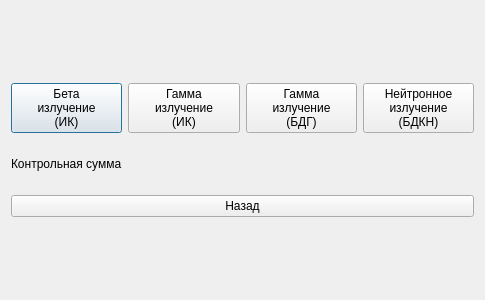
<?xml version="1.0" encoding="UTF-8"?>
<ui version="4.0">
 <class>Settings_verifier</class>
 <widget class="QDialog" name="Settings_verifier">
  <property name="geometry">
   <rect>
    <x>0</x>
    <y>0</y>
    <width>485</width>
    <height>300</height>
   </rect>
  </property>
  <property name="windowTitle">
   <string>Dialog</string>
  </property>
  <layout class="QGridLayout" name="gridLayout">
   <item row="0" column="0">
    <layout class="QVBoxLayout" name="verticalLayout">
     <item>
      <layout class="QHBoxLayout" name="horizontalLayout">
       <item>
        <widget class="QPushButton" name="pushButton">
         <property name="text">
          <string>Бета 
излучение 
(ИК)</string>
         </property>
        </widget>
       </item>
       <item>
        <widget class="QPushButton" name="pushButton_2">
         <property name="text">
          <string>Гамма
излучение
(ИК)</string>
         </property>
        </widget>
       </item>
       <item>
        <widget class="QPushButton" name="pushButton_3">
         <property name="text">
          <string>Гамма
излучение
(БДГ)</string>
         </property>
        </widget>
       </item>
       <item>
        <widget class="QPushButton" name="pushButton_4">
         <property name="text">
          <string>Нейтронное
излучение
(БДКН)</string>
         </property>
        </widget>
       </item>
      </layout>
     </item>
     <item>
      <widget class="QLabel" name="label">
       <property name="sizePolicy">
        <sizepolicy hsizetype="Preferred" vsizetype="Expanding">
         <horstretch>0</horstretch>
         <verstretch>0</verstretch>
        </sizepolicy>
       </property>
       <property name="maximumSize">
        <size>
         <width>16777215</width>
         <height>50</height>
        </size>
       </property>
       <property name="text">
        <string>Контрольная сумма</string>
       </property>
      </widget>
     </item>
     <item>
      <widget class="QPushButton" name="pushButton_5">
       <property name="text">
        <string>Назад</string>
       </property>
      </widget>
     </item>
    </layout>
   </item>
  </layout>
 </widget>
 <resources/>
 <connections/>
</ui>
